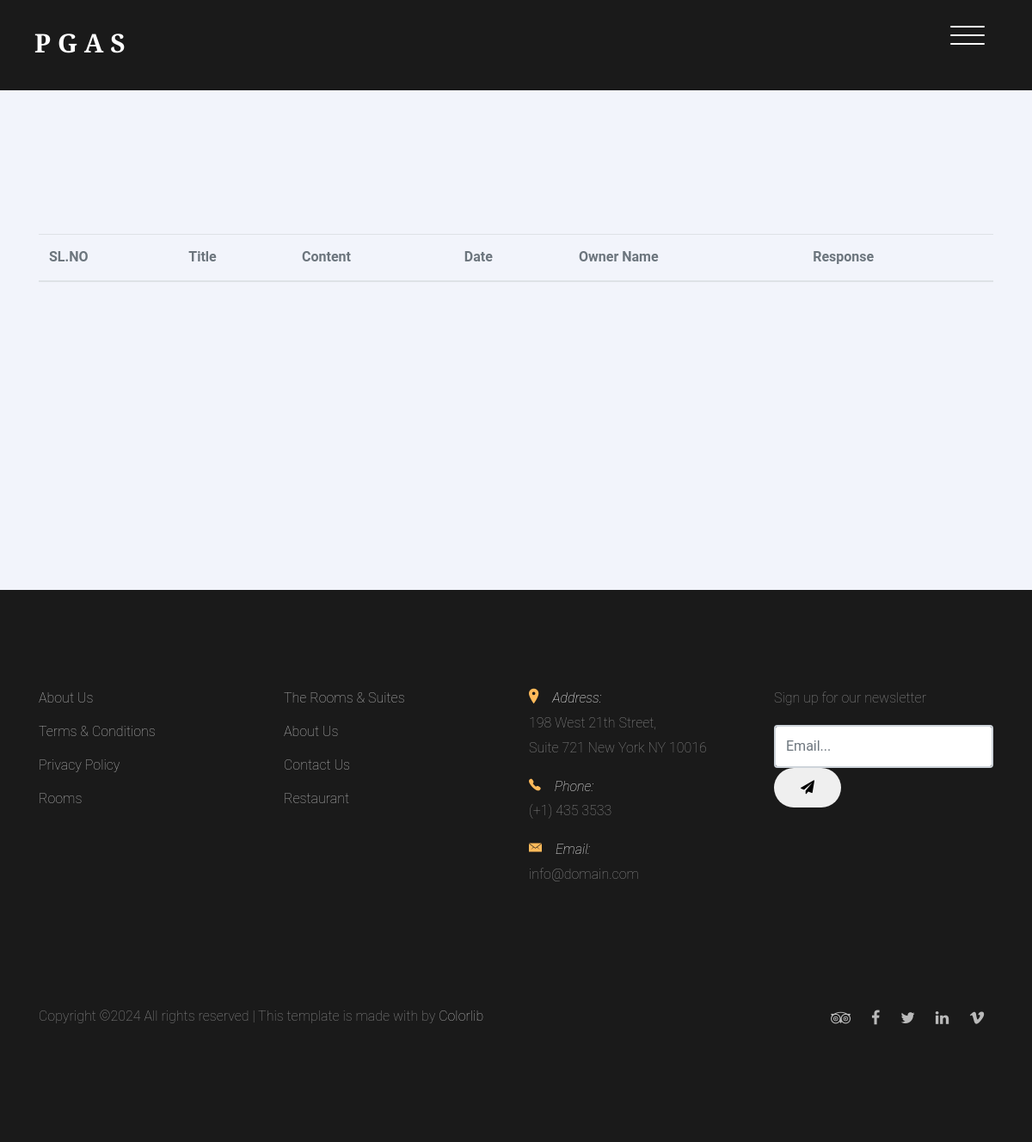
/PROJECT/User/MyComplaint.php, run on an earlier commit of the app's database.
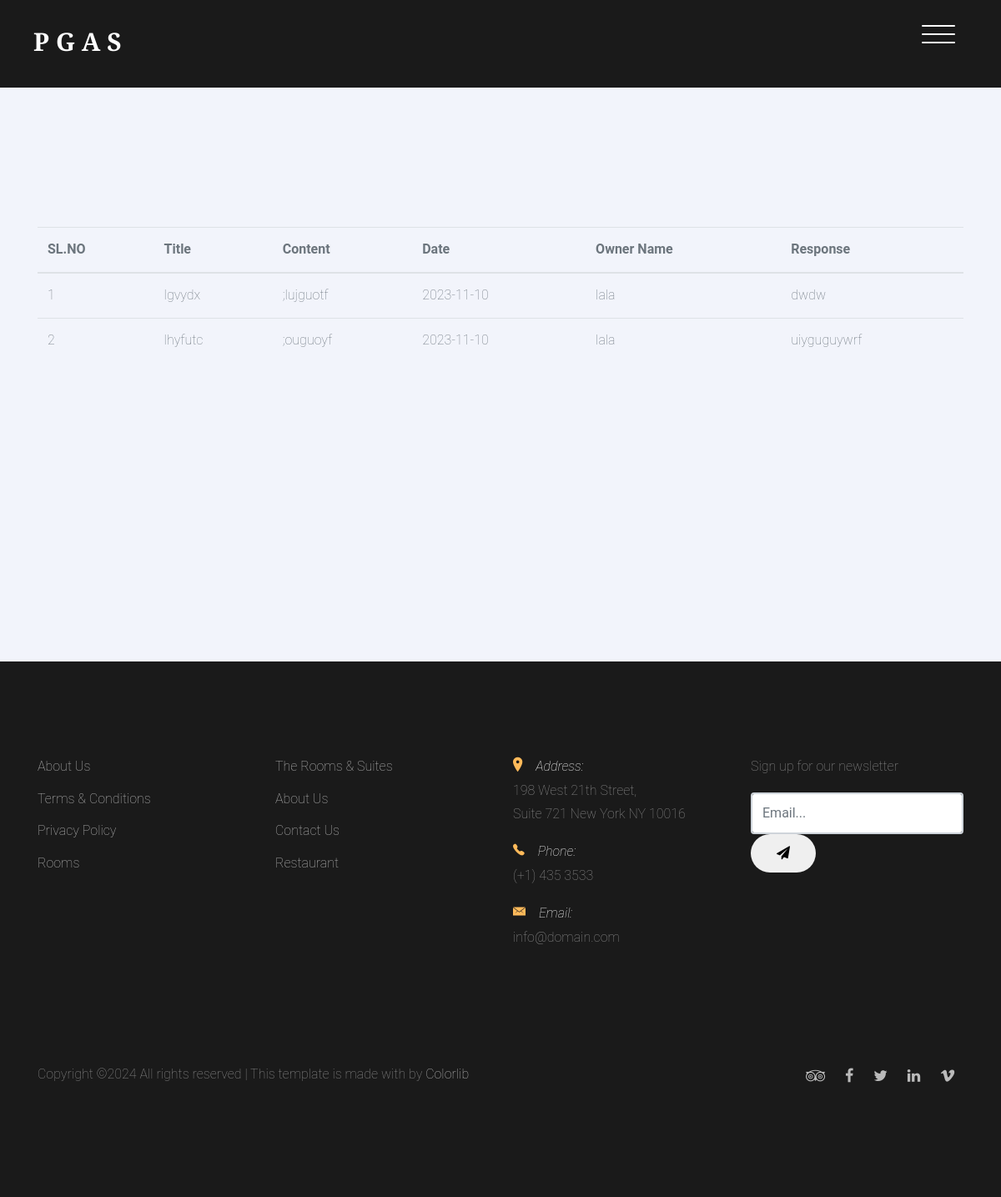
And on a later commit of the database.
### tables this page shows
CREATE TABLE `tbl_complaint` (
  `complaint_id` int(11) NOT NULL,
  `complaint_title` varchar(500) NOT NULL,
  `complaint_content` varchar(1000) NOT NULL,
  `complaint_reply` varchar(100) NOT NULL,
  `complaint_status` int(11) NOT NULL,
  `user_id` int(11) NOT NULL,
  `complaint_date` varchar(20) NOT NULL,
  `room_id` int(11) NOT NULL
);

CREATE TABLE `tbl_owner` (
  `owner_id` int(11) NOT NULL,
  `owner_name` varchar(50) NOT NULL,
  `owner_email` varchar(50) NOT NULL,
  `owner_address` varchar(100) NOT NULL,
  `owner_number` varchar(50) NOT NULL,
  `place_id` int(11) NOT NULL,
  `owner_gender` varchar(10) NOT NULL,
  `owner_photo` varchar(500) NOT NULL,
  `owner_password` varchar(30) NOT NULL,
  `owner_vstatus` int(11) NOT NULL DEFAULT 0
);

### PROJECT/User/MyComplaint.php (the view, shortened to what this page needs)
<?php
include('head.php');
?>
<!DOCTYPE html>
<html lang="en">
<head>
</head>
    <form action="#" method="post" class="form-reg"  enctype="multipart/form-data">
    <div class="container">
        <table class="table mt-3">
            <thead>
                <tr>
                    <th scope="col">SL.NO</th>
                    <th scope="col">Title</th>
                    <th scope="col">Content</th>
                    <th scope="col">Date</th>
                    <th scope="col">Owner Name</th>
                    <th scope="col">Response</th>
                </tr>
            </thead>
            <tbody>
                <?php
               $selqry="select * from tbl_complaint c inner join tbl_user u on c.user_id=u.user_id inner join tbl_room r on c.room_id=r.room_id inner join tbl_owner o on r.owner_id=o.owner_id";
                $row = $connection->query($selqry);
                $i = 0;
                while($data = $row->fetch_assoc()) {
                    $i++;
                ?>
                <tr>
                    <td><?php echo $i?></td>
                    <td><?php echo $data["complaint_title"]?></td>
                    <td><?php echo $data["complaint_content"]?></td>
                 <td><?php echo $data["complaint_date"]?></td>
                    <td><?php echo $data["owner_name"]?></td>
                    <td><?php
                    if($data['complaint_status']==1){
                    echo $data["complaint_reply"];
                    }
                    else{
                        echo "Admin hasn't reviewed the complaint!";
                    }
                    ?></td>
                </tr>
                <?php
                }
                ?>
            </tbody>
        </table>
    </div>
</body>
<?php
include('Foot.php');
?>
</html>

### PROJECT/User/Head.php (shortened to what this page needs)
<!DOCTYPE HTML>
<html>
  <head>
    <link rel="stylesheet" href="../Assets/Templates/Main/css/bootstrap.min.css">
    <link rel="stylesheet" href="../Assets/Templates/Main/css/animate.css">
    <link rel="stylesheet" href="../Assets/Templates/Main/css/owl.carousel.min.css">
    <link rel="stylesheet" href="../Assets/Templates/Main/css/aos.css">
    <link rel="stylesheet" href="../Assets/Templates/Main/css/bootstrap-datepicker.css">
    <link rel="stylesheet" href="../Assets/Templates/Main/css/jquery.timepicker.css">
    <link rel="stylesheet" href="../Assets/Templates/Main/css/fancybox.min.css">
    <link rel="stylesheet" href="fonts/ionicons/../Assets/Templates/Main/css/ionicons.min.css">
    <link rel="stylesheet" href="fonts/fontawesome/../Assets/Templates/Main/css/font-awesome.min.css">
    <link rel="stylesheet" href="../Assets/Templates/Main/css/style.css">
  </head>
  <body>
    <header class="site-header js-site-header">
      <div class="container-fluid">
        <div class="row align-items-center">
          <div class="col-6 col-lg-4 site-logo" data-aos="fade"><a href="homepage.php">P G A S</a></div>
          <div class="col-6 col-lg-8">
            <div class="site-menu-toggle js-site-menu-toggle"  data-aos="fade">
              <span></span>
              <span></span>
              <span></span>
            </div>
          </div>
        </div>
      </div>
    </header>
    <section class="section blog-post-entry bg-light">
      <br>
      <br>
      <br>
      <br>
      <br>

### PROJECT/User/Foot.php (shortened to what this page needs)
<br/>
<br/>
<br/>
<br/>
<br/>
<br/>
<br/>
<br/>
    <footer class="section footer-section">
      <div class="container">
        <div class="row mb-4">
          <div class="col-md-3 mb-5">
            <ul class="list-unstyled link">
              <li><a href="#">About Us</a></li>
              <li><a href="#">Terms &amp; Conditions</a></li>
              <li><a href="#">Privacy Policy</a></li>
             <li><a href="#">Rooms</a></li>
            </ul>
          </div>
          <div class="col-md-3 mb-5">
            <ul class="list-unstyled link">
              <li><a href="#">The Rooms &amp; Suites</a></li>
              <li><a href="#">About Us</a></li>
              <li><a href="#">Contact Us</a></li>
              <li><a href="#">Restaurant</a></li>
            </ul>
          </div>
          <div class="col-md-3 mb-5 pr-md-5 contact-info">
            <p><span class="d-block"><span class="ion-ios-location h5 mr-3 text-primary"></span>Address:</span> <span> 198 West 21th Street, <br> Suite 721 New York NY 10016</span></p>
            <p><span class="d-block"><span class="ion-ios-telephone h5 mr-3 text-primary"></span>Phone:</span> <span> (+1) 435 3533</span></p>
            <p><span class="d-block"><span class="ion-ios-email h5 mr-3 text-primary"></span>Email:</span> <span> info@domain.com</span></p>
          </div>
          <div class="col-md-3 mb-5">
            <p>Sign up for our newsletter</p>
            <form action="#" class="footer-newsletter">
              <div class="form-group">
                <input type="email" class="form-control" placeholder="Email...">
                <button type="submit" class="btn"><span class="fa fa-paper-plane"></span></button>
              </div>
            </form>
          </div>
        </div>
        <div class="row pt-5">
          <p class="col-md-6 text-left">
            Copyright &copy; All rights reserved | This template is made with  by <a href="https://colorlib.com" target="_blank" >Colorlib</a>
          </p>
          <p class="col-md-6 text-right social">
            <a href="#"><span class="fa fa-tripadvisor"></span></a>
            <a href="#"><span class="fa fa-facebook"></span></a>
            <a href="#"><span class="fa fa-twitter"></span></a>
            <a href="#"><span class="fa fa-linkedin"></span></a>
            <a href="#"><span class="fa fa-vimeo"></span></a>
          </p>
        </div>
      </div>
    </footer>
  </body>
</html>

### PROJECT/Assets/Templates/Main/css/style.css (style rules this page uses)
body { background: #fff; font-family: "Roboto", arial, sans-serif; font-weight: 200; font-size: 16px; line-height: 1.8; color: #6c757d; position: relative; }
a { -webkit-transition: .3s all ease; -o-transition: .3s all ease; transition: .3s all ease; text-decoration: none; }
.bg-light { background: #f2f4fb !important; }
.container-fluid { max-width: 1600px; }
.btn { padding-left: 30px; padding-right: 30px; padding-top: 10px; padding-bottom: 10px; border-radius: 50px; }
.btn, .form-control { outline: none; -webkit-box-shadow: none !important; box-shadow: none !important; }
.form-control { -webkit-box-shadow: none !important; box-shadow: none !important; height: 50px; border-width: 2px; }
.site-header { position: fixed; top: 0; width: 100%; padding: 30px 0; z-index: 2; -webkit-transition: .3s all ease-in-out; -o-transition: .3s all ease-in-out; transition: .3s all ease-in-out; background: #1a1a1a; }
.site-logo { padding-left: 40px; }
.site-logo a { font-size: 30px; color: #fff; font-weight: bold; line-height: 1; font-family: "Playfair Display", times, serif; }
.site-menu-toggle { top: 0; float: right; width: 40px; height: 45px; position: relative; margin: 0px auto; z-index: 200; -webkit-transform: rotate(0deg); -moz-transform: rotate(0deg); -o-transform: rotate(0deg); -ms-transform: rotate(0deg); transform: rotate(0deg); -webkit-transition: .5s ease-in-out; -moz-transition: .5s ease-in-out; -o-transition: .5s ease-in-out; transition: .5s ease-in-out; cursor: pointer; margin-right: 40px; }
.site-menu-toggle span { display: block; position: absolute; height: 2px; width: 100%; background: #fff; border-radius: 9px; opacity: 1; left: 0; -webkit-transform: rotate(0deg); -moz-transform: rotate(0deg); -o-transform: rotate(0deg); -ms-transform: rotate(0deg); transform: rotate(0deg); -webkit-transition: .25s ease-in-out; -moz-transition: .25s ease-in-out; -o-transition: .25s ease-in-out; transition: .25s ease-in-out; }
.site-menu-toggle span:nth-child(1) { top: 0px; }
.site-menu-toggle span:nth-child(2) { top: 10px; }
.site-menu-toggle span:nth-child(3) { top: 20px; }
.section { padding: 7em 0; }
.blog-post-entry { position: relative; }
.footer-section { background: #1a1a1a; color: #fff; }
.footer-section a { color: rgba(255, 255, 255, 0.7); }
.footer-section p { color: rgba(255, 255, 255, 0.5); }
.footer-section .contact-info span.d-block { font-style: italic; color: #fff; }
.footer-section .social a { font-size: 18px; padding: 10px; }
.footer-section .link li { margin-bottom: 10px; }

What changed in the data, as far as the page shows it:
added tbl_complaint: complaint_title "lgvydx", complaint_content ";lujguotf", complaint_date "2023-11-10", tbl_owner.owner_name "lala", complaint_reply "dwdw"
added tbl_complaint: complaint_title "lhyfutc", complaint_content ";ouguoyf", complaint_date "2023-11-10", tbl_owner.owner_name "lala", complaint_reply "uiyguguywrf"
